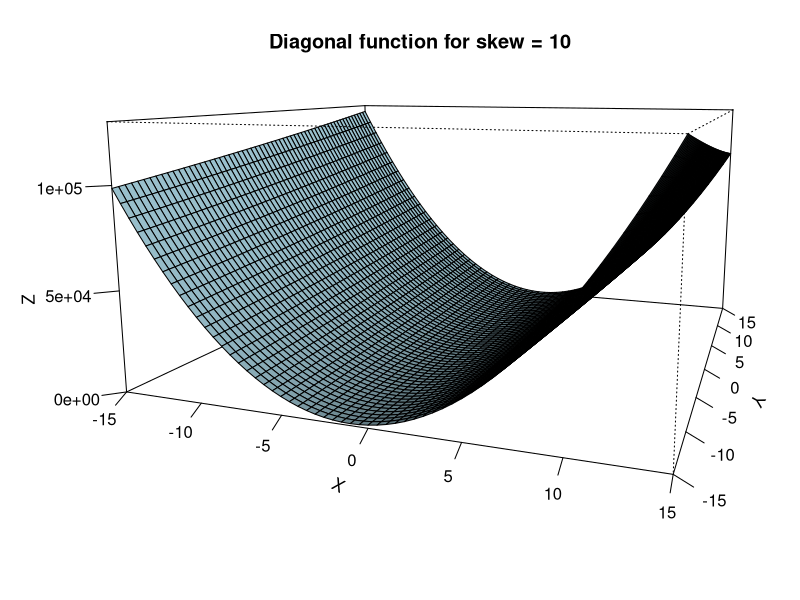

The R script that drew this image:
## ----label=C16diagfn0, echo=TRUE-----------------------------------------
diagfn<-function(par,skew=1) {
   x<-par[1]*skew
   y<-par[2]
   a<-x+y-2
   b<-x-y+2
   fval<-a*a+4*b*b
}
diaggr<-function(par,skew=1) {
   x<-par[1]*skew
   y<-par[2]
   a<-x+y-2
   b<-x-y+2
   g1<-(2*a+8*b)*skew
   g2<-2*a-8*b
   gr<-c(g1,g2)
   return(gr)
}


## ----label=C16diagfn2, echo=FALSE----------------------------------------
anssum<-function(ans){
	parv<-ans$par
	val<-ans$value
	nf<-ans$counts[1]
	ng<-ans$counts[2]
	ccode<-ans$convergence
	skew<-ans$skew
	all<-c(skew,val,parv,nf,ng,ccode)
	allnames<-c("skew", "fmin", "par1", "par2", "nf", "ng", "ccode")
        names(all)<-allnames
        all
}

cat("Diagonal function test\n")
s0<-c(1,1) # Start with both parameters 1
an1<-optim(s0,diagfn,skew=1,control=list(abstol=1e-15,reltol=1e-15))
an10<-optim(s0,diagfn,skew=10,control=list(abstol=1e-15,reltol=1e-15))
an100<-optim(s0,diagfn,skew=100,control=list(abstol=1e-15,reltol=1e-15))

cat("Nelder-Mead results\n")

an1$skew<-1
an10$skew<-10
an100$skew<-100
aat<-rbind(anssum(an1), anssum(an10), anssum(an100))
row.names(aat)<-c("an1","an1g", "an10")
print(aat)
cat("\n")
cat("gradient an1:")
print(diaggr(an1$par))
cat("gradient an10:")
print(diaggr(an10$par))
cat("gradient an100:")
print(diaggr(an100$par))


abf1<-optim(s0,diagfn,skew=1,method='BFGS')
abf1$skew=1
abf10<-optim(s0,diagfn,skew=10,method='BFGS')
abf10$skew=10
abf100<-optim(s0,diagfn,skew=100,method='BFGS')
abf100$skew=100
abf1g<-optim(s0,diagfn,gr=diaggr,skew=1,method='BFGS')
abf1g$skew=1
abf10g<-optim(s0,diagfn,gr=diaggr,skew=10,method='BFGS')
abf10g$skew=10
abf100g<-optim(s0,diagfn,gr=diaggr,skew=100,method='BFGS')
abf100g$skew=100
# cat("\n")
cat("\n BFGS results\n")
aatb<-rbind(anssum(abf1), anssum(abf1g), anssum(abf10), anssum(abf10g), anssum(abf100), anssum(abf100g))
row.names(aatb)<-c("abf1","abf1g", "abf10", "abf10g", "abf100", "abf100g")
print(aatb)

cat("\n\n")
cat("gradient abf1:")
print(diaggr(abf1$par))
cat("gradient abf1g:")
print(diaggr(abf1g$par))
cat("gradient abf10:")
print(diaggr(abf10$par))
cat("gradient abf10g:")
print(diaggr(abf10g$par))
cat("gradient abf100:")
print(diaggr(abf100$par))
cat("gradient abf100g:")
print(diaggr(abf100g$par))


## ----label=C16diagplot, echo=TRUE, fig.width=6, fig.height=6-------------
x = seq(-15,15, 0.5)
y = seq(-15,15, 0.5)
## skew=1
nx<-length(x)
ny<-length(y)
z<-matrix(NA,nx, ny)
z10<-z
z100<-z
k<-0
for (i in 1:nx) {
    for (j in 1:ny) {
       par<-c(x[i],y[j])
       val<-diagfn(par,skew=1)
       val10<-diagfn(par,skew=10)
       val100<-diagfn(par,skew=100)
	z[i,j]<-val
	z10[i,j]<-val10
	z100[i,j]<-val100
    }
}
persp(x, y, z10, theta = 20, phi = 10, expand = 0.5, col = "lightblue",
           ltheta = 120, shade = 0.75, ticktype = "detailed",
           xlab = "X", ylab = "Y", zlab = "Z") 

title("Diagonal function for skew = 10")
